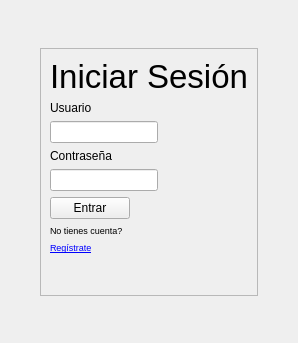
      <widget class="QWidget" name="ini_sesion">
       <property name="sizePolicy">
        <sizepolicy hsizetype="Expanding" vsizetype="Expanding">
         <horstretch>0</horstretch>
         <verstretch>0</verstretch>
        </sizepolicy>
       </property>
       <layout class="QVBoxLayout" name="verticalLayout_4">
        <item>
         <widget class="QWidget" name="fondo" native="true">
          <layout class="QGridLayout" name="gridLayout_3" rowstretch="1,4,1" columnstretch="1,1,1">
           <item row="1" column="1">
            <widget class="QFrame" name="recuadro_ini">
             <property name="sizePolicy">
              <sizepolicy hsizetype="Preferred" vsizetype="Preferred">
               <horstretch>0</horstretch>
               <verstretch>0</verstretch>
              </sizepolicy>
             </property>
             <property name="frameShape">
              <enum>QFrame::Shape::StyledPanel</enum>
             </property>
             <property name="frameShadow">
              <enum>QFrame::Shadow::Raised</enum>
             </property>
             <layout class="QGridLayout" name="gridLayout_4" rowstretch="4,3,3,3,3,1,3,3,3,1,1" rowminimumheight="0,0,0,0,0,0,0,0,0,0,0">
              <item row="1" column="0">
               <widget class="QLabel" name="et_ini">
                <property name="sizePolicy">
                 <sizepolicy hsizetype="Fixed" vsizetype="Fixed">
                  <horstretch>0</horstretch>
                  <verstretch>0</verstretch>
                 </sizepolicy>
                </property>
                <property name="font">
                 <font>
                  <pointsize>25</pointsize>
                 </font>
                </property>
                <property name="text">
                 <string>Iniciar Sesión</string>
                </property>
               </widget>
              </item>
              <item row="9" column="0">
               <widget class="QLabel" name="et__nocuenta">
                <property name="sizePolicy">
                 <sizepolicy hsizetype="Fixed" vsizetype="Fixed">
                  <horstretch>0</horstretch>
                  <verstretch>0</verstretch>
                 </sizepolicy>
                </property>
                <property name="font">
                 <font>
                  <pointsize>7</pointsize>
                 </font>
                </property>
                <property name="text">
                 <string>No tienes cuenta?</string>
                </property>
               </widget>
              </item>
              <item row="7" column="0">
               <spacer name="verticalSpacer_6">
                <property name="orientation">
                 <enum>Qt::Orientation::Vertical</enum>
                </property>
                <property name="sizeType">
                 <enum>QSizePolicy::Policy::Preferred</enum>
                </property>
                <property name="sizeHint" stdset="0">
                 <size>
                  <width>5</width>
                  <height>5</height>
                 </size>
                </property>
               </spacer>
              </item>
              <item row="2" column="0">
               <spacer name="verticalSpacer_7">
                <property name="orientation">
                 <enum>Qt::Orientation::Vertical</enum>
                </property>
                <property name="sizeHint" stdset="0">
                 <size>
                  <width>5</width>
                  <height>5</height>
                 </size>
                </property>
               </spacer>
              </item>
              <item row="3" column="0">
               <widget class="QLabel" name="et_user">
                <property name="sizePolicy">
                 <sizepolicy hsizetype="Fixed" vsizetype="Fixed">
                  <horstretch>0</horstretch>
                  <verstretch>0</verstretch>
                 </sizepolicy>
                </property>
                <property name="text">
                 <string>Usuario</string>
                </property>
               </widget>
              </item>
              <item row="8" column="0">
               <widget class="QPushButton" name="boton_entrar">
                <property name="sizePolicy">
                 <sizepolicy hsizetype="Fixed" vsizetype="Fixed">
                  <horstretch>0</horstretch>
                  <verstretch>0</verstretch>
                 </sizepolicy>
                </property>
                <property name="text">
                 <string>Entrar</string>
                </property>
               </widget>
              </item>
              <item row="5" column="0">
               <widget class="QLabel" name="et_pass">
                <property name="sizePolicy">
                 <sizepolicy hsizetype="Fixed" vsizetype="Fixed">
                  <horstretch>0</horstretch>
                  <verstretch>0</verstretch>
                 </sizepolicy>
                </property>
                <property name="text">
                 <string>Contraseña</string>
                </property>
               </widget>
              </item>
              <item row="4" column="0">
               <widget class="QLineEdit" name="campo_user">
                <property name="sizePolicy">
                 <sizepolicy hsizetype="Fixed" vsizetype="Fixed">
                  <horstretch>0</horstretch>
                  <verstretch>0</verstretch>
                 </sizepolicy>
                </property>
               </widget>
              </item>
              <item row="6" column="0">
               <widget class="QLineEdit" name="campo_pass">
                <property name="sizePolicy">
                 <sizepolicy hsizetype="Fixed" vsizetype="Fixed">
                  <horstretch>0</horstretch>
                  <verstretch>0</verstretch>
                 </sizepolicy>
                </property>
                <property name="echoMode">
                 <enum>QLineEdit::EchoMode::Password</enum>
                </property>
               </widget>
              </item>
              <item row="10" column="0">
               <widget class="QLabel" name="link_registro">
                <property name="sizePolicy">
                 <sizepolicy hsizetype="Fixed" vsizetype="Fixed">
                  <horstretch>0</horstretch>
                  <verstretch>0</verstretch>
                 </sizepolicy>
                </property>
                <property name="font">
                 <font>
                  <pointsize>7</pointsize>
                 </font>
                </property>
                <property name="text">
                 <string>&lt;a href=&quot;#&quot;&gt;Regístrate&lt;/a&gt;
&lt;html&gt;&lt;head/&gt;&lt;body&gt;&lt;p&gt;&lt;br/&gt;&lt;/p&gt;&lt;/body&gt;&lt;/html&gt;</string>
                </property>
                <property name="textFormat">
                 <enum>Qt::TextFormat::RichText</enum>
                </property>
                <property name="openExternalLinks">
                 <bool>false</bool>
                </property>
               </widget>
              </item>
              <item row="0" column="0">
               <spacer name="verticalSpacer_8">
                <property name="orientation">
                 <enum>Qt::Orientation::Vertical</enum>
                </property>
                <property name="sizeHint" stdset="0">
                 <size>
                  <width>5</width>
                  <height>5</height>
                 </size>
                </property>
               </spacer>
              </item>
             </layout>
            </widget>
           </item>
           <item row="0" column="1">
            <spacer name="verticalSpacer_4">
             <property name="orientation">
              <enum>Qt::Orientation::Vertical</enum>
             </property>
             <property name="sizeType">
              <enum>QSizePolicy::Policy::MinimumExpanding</enum>
             </property>
             <property name="sizeHint" stdset="0">
              <size>
               <width>20</width>
               <height>20</height>
              </size>
             </property>
            </spacer>
           </item>
           <item row="1" column="0">
            <spacer name="horizontalSpacer_4">
             <property name="orientation">
              <enum>Qt::Orientation::Horizontal</enum>
             </property>
             <property name="sizeType">
              <enum>QSizePolicy::Policy::MinimumExpanding</enum>
             </property>
             <property name="sizeHint" stdset="0">
              <size>
               <width>20</width>
               <height>20</height>
              </size>
             </property>
            </spacer>
           </item>
           <item row="1" column="2">
            <spacer name="horizontalSpacer_5">
             <property name="orientation">
              <enum>Qt::Orientation::Horizontal</enum>
             </property>
             <property name="sizeType">
              <enum>QSizePolicy::Policy::MinimumExpanding</enum>
             </property>
             <property name="sizeHint" stdset="0">
              <size>
               <width>20</width>
               <height>20</height>
              </size>
             </property>
            </spacer>
           </item>
           <item row="2" column="1">
            <spacer name="verticalSpacer_5">
             <property name="orientation">
              <enum>Qt::Orientation::Vertical</enum>
             </property>
             <property name="sizeType">
              <enum>QSizePolicy::Policy::MinimumExpanding</enum>
             </property>
             <property name="sizeHint" stdset="0">
              <size>
               <width>20</width>
               <height>20</height>
              </size>
             </property>
            </spacer>
           </item>
          </layout>
         </widget>
        </item>
       </layout>
      </widget>
